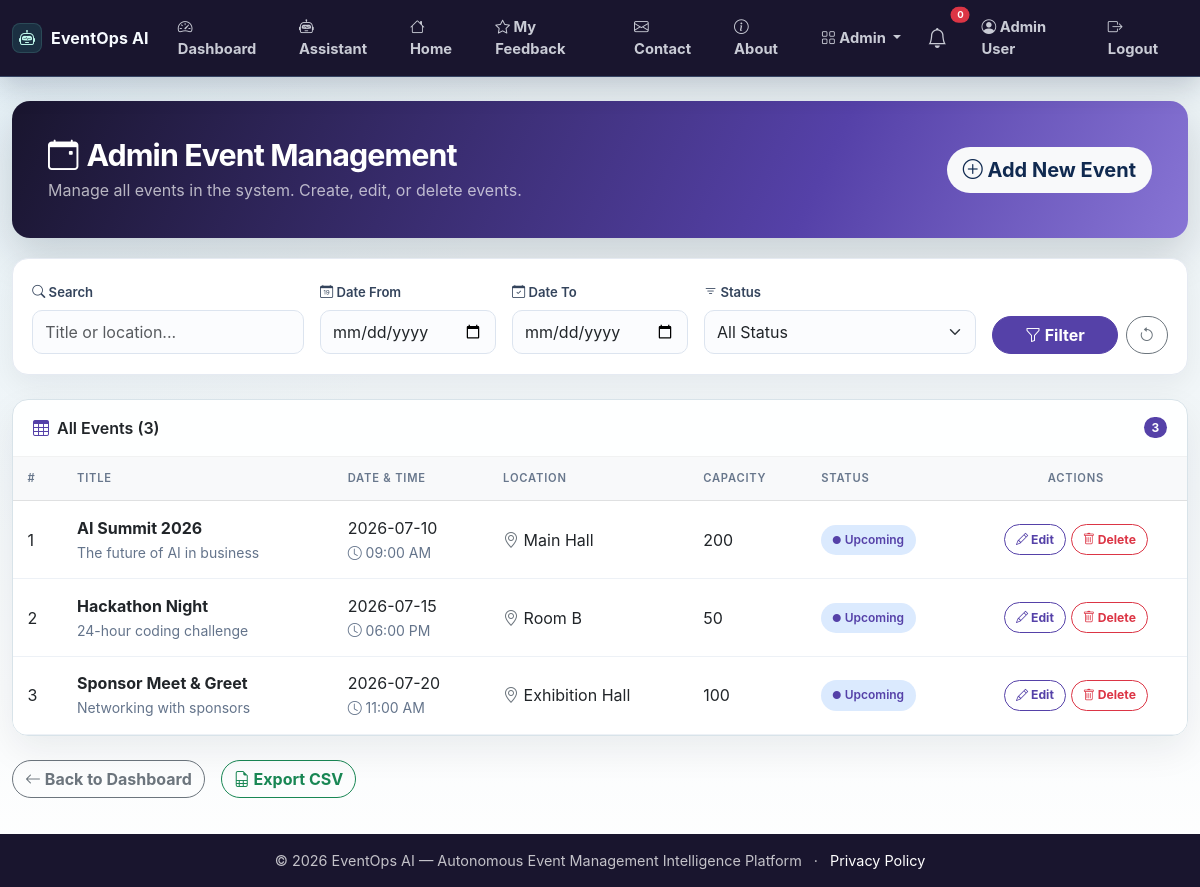
/admin/events (signed in), run on an earlier commit of the app's database.
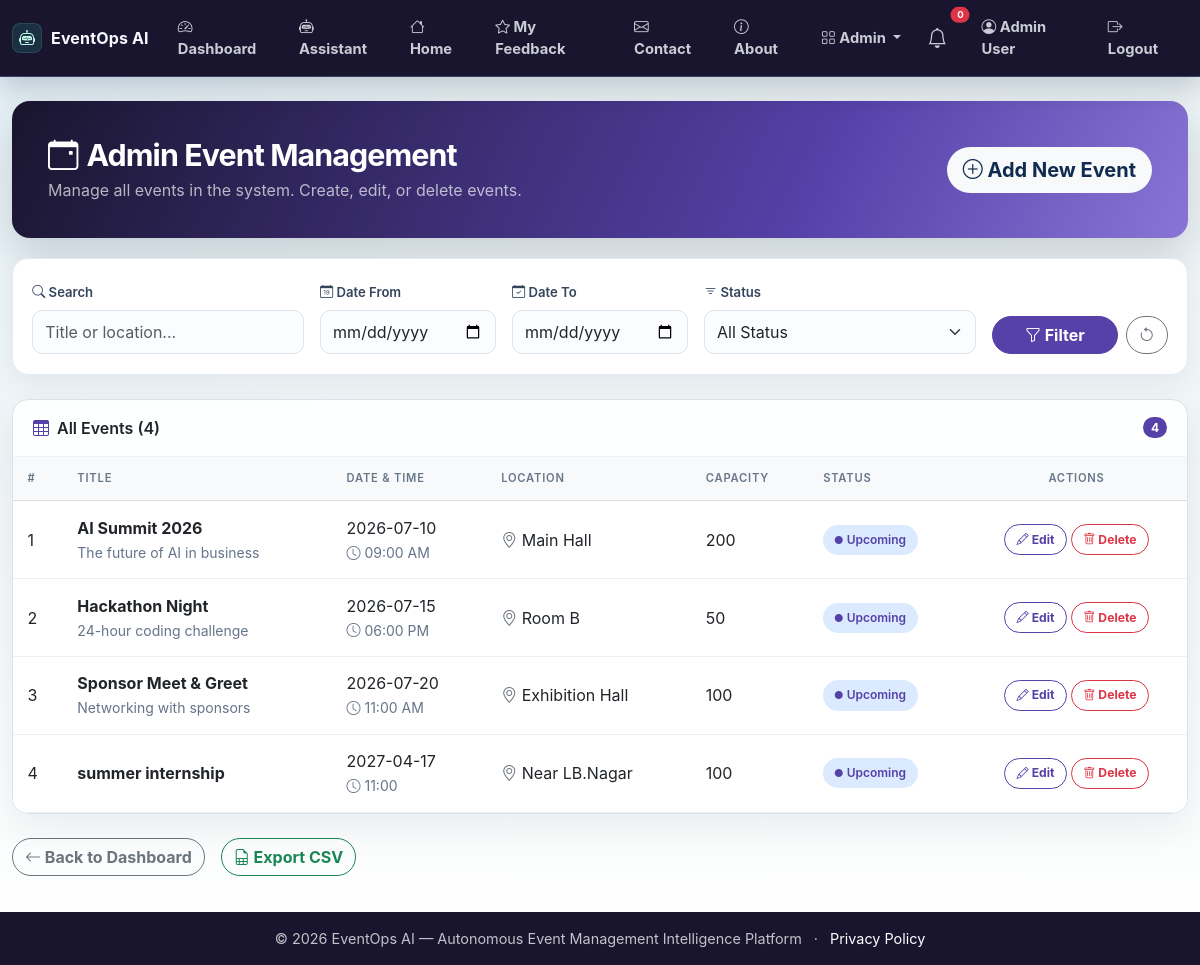
And on a later commit of the database.
### app.py (models this page shows)
class Event(db.Model):
    id = db.Column(db.Integer, primary_key=True)
    title = db.Column(db.String(200), nullable=False)
    description = db.Column(db.Text)
    date = db.Column(db.String(50))
    time = db.Column(db.String(50))
    location = db.Column(db.String(200))
    capacity = db.Column(db.Integer)
    status = db.Column(db.String(20), default='upcoming')
    created_at = db.Column(db.DateTime, default=lambda: datetime.now(timezone.utc))

### app.py (the view)
@app.route('/admin/events')
@login_required
def admin_events():
    if current_user.role != 'admin':
        abort(403)
    query = Event.query
    search = request.args.get('search', '').strip()
    status = request.args.get('status', '').strip().lower()
    date_from = request.args.get('date_from', '').strip()
    date_to = request.args.get('date_to', '').strip()
    if search:
        query = query.filter(db.or_(Event.title.ilike(f'%{search}%'), Event.location.ilike(f'%{search}%')))
    if status in {'upcoming', 'ongoing', 'completed', 'cancelled'}:
        query = query.filter(db.func.lower(Event.status) == status)
    if date_from:
        query = query.filter(Event.date >= date_from)
    if date_to:
        query = query.filter(Event.date <= date_to)
    events = query.order_by(Event.date.asc(), Event.time.asc()).all()
    return render_template('admin_events.html', events=events)

### app.py (called while the page is built)
@app.context_processor
def inject_unread_notification_count():
    if current_user.is_authenticated:
        count = Notification.query.filter_by(user_id=current_user.id, read=False).count()
    else:
        count = 0
    return {'unread_notification_count': count}

@login_manager.user_loader
def load_user(user_id):
    return User.query.get(int(user_id))

### templates/admin_events.html (shortened to what the changed rows need)
{% extends "base.html" %}
{% block content %}
<div class="page-header">
    <div class="d-flex justify-content-between align-items-center">
        <div>
            <h2><i class="bi bi-calendar-event me-2"></i>Admin Event Management</h2>
        </div>
    </div>
</div>
<div class="card table-card">
    <div class="card-header d-flex justify-content-between align-items-center">
        <span><i class="bi bi-table text-primary me-2"></i>All Events ({{ events|length }})</span>
        {% if events %}
        <span class="badge bg-primary rounded-pill">{{ events|length }}</span>
        {% endif %}
    </div>
    <div class="card-body p-0">
        <div class="table-responsive">
            <table class="table table-hover mb-0">
                <thead class="table-light">
                    <tr>
                        <th>#</th>
                        <th>Title</th>
                        <th>Date & Time</th>
                        <th>Location</th>
                        <th>Capacity</th>
                        <th>Status</th>
                        <th class="text-center">Actions</th>
                    </tr>
                </thead>
                <tbody>
                    {% for event in events %}
                    <tr>
                        <td>{{ loop.index }}</td>
                        <td><strong>{{ event.title }}</strong>
                            {% if event.description %}
                            <br><small class="text-muted">{{ event.description[:50] }}{% if event.description|length > 50 %}…{% endif %}</small>
                            {% endif %}
                        </td>
                        <td>
                            {{ event.date }}<br>
                            <small class="text-muted"><i class="bi bi-clock"></i> {{ event.time }}</small>
                        </td>
                        <td><i class="bi bi-geo-alt text-secondary"></i> {{ event.location or '—' }}</td>
                        <td>{{ event.capacity }}</td>
                        <td>
                            <span class="status-badge status-{{ event.status }}">
                                <i class="bi bi-circle-fill me-1" style="font-size:0.5rem;"></i>
                                {{ event.status|capitalize }}
                            </span>
                        </td>
                        <td class="text-center">
                            <a href="{{ url_for('admin_event_edit', event_id=event.id) }}" class="btn btn-outline-primary btn-action">
                                <i class="bi bi-pencil"></i> Edit
                            </a>
                            <form method="POST" action="{{ url_for('admin_event_delete', event_id=event.id) }}" class="d-inline" onsubmit="return confirm('Are you sure you want to delete this event?')">
                                <button type="submit" class="btn btn-outline-danger btn-action"><i class="bi bi-trash"></i> Delete</button>
                            </form>
                        </td>
                    </tr>
                    {% endfor %}
                </tbody>
            </table>
        </div>
    </div>
</div>
{% endblock %}

What changed in the data, as far as the page shows it:
added Event: title "summer internship", date "2027-04-17", time "11:00", location "Near LB.Nagar", capacity "100", status "Upcoming"
Also different on the page:
{{ events|length }}: "3" → "4"
